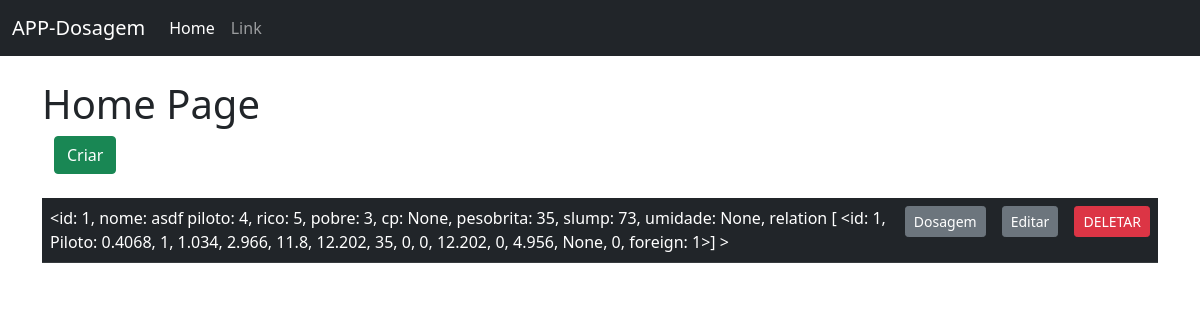
Page /home on the earlier database version.
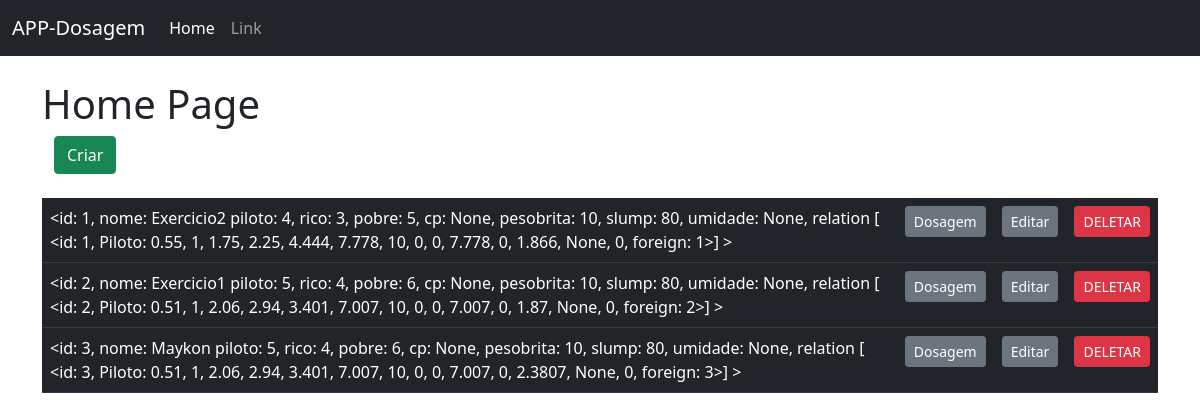
Same page on the later database version.
### hello.py (models this page shows)
class Ensaios(db.Model):
    id = db.Column(db.Integer, primary_key=True)
    nome = db.Column(db.String(30))
    piloto = db.Column(db.Integer)
    rico = db.Column(db.Integer)
    pobre = db.Column(db.Integer)
    cp = db.Column(db.Integer)
    pesobrita = db.Column(db.Integer)
    slump = db.Column(db.Integer)
    umidade = db.Column(db.Integer)
    dosagem_piloto = db.relationship('Dosagem_piloto', backref='ensaio')
    dosagem_rico = db.relationship('Dosagem_rico', backref='ensaio')
    dosagem_pobre = db.relationship('Dosagem_pobre', backref='ensaio')
    cp_piloto = db.relationship('Cp_piloto', backref='ensaio')
    cp_rico = db.relationship('Cp_rico', backref='ensaio')
    cp_pobre = db.relationship('Cp_pobre', backref='ensaio')
    resultados = db.relationship('Resultados', backref='ensaio')
    def __repr__(self):
        return '\n<id: {}, nome: {} piloto: {}, rico: {}, pobre: {}, cp: {}, pesobrita: {}, slump: {}, umidade: {}, relation {} >'.format(self.id, self.nome, self.piloto, self.rico, self.pobre, self.cp, self.pesobrita, self.slump, self.umidade, self.dosagem_piloto)

class Dosagem_piloto(db.Model):
    id = db.Column(db.Integer, primary_key=True)
    alfa = db.Column(db.Integer)
    c_unitario = db.Column(db.Integer)
    a_unitario = db.Column(db.Integer)
    b_unitario = db.Column(db.Integer)
    c_massa = db.Column(db.Integer)
    a_massa = db.Column(db.Integer)
    b_massa = db.Column(db.Integer)
    c_acr = db.Column(db.Integer)
    a_acr= db.Column(db.Integer)
    a_massa_umida = db.Column(db.Integer)
    umidade_agregado = db.Column(db.Integer)
    agua = db.Column(db.Integer)
    agua_cimento = db.Column(db.Integer)
    indice = db.Column(db.Integer)
    ensaio_id = db.Column(db.Integer, db.ForeignKey('ensaios.id'))
    def __repr__(self):
        return '\n<id: {}, Piloto: {}, {}, {}, {}, {}, {}, {}, {}, {}, {}, {}, {}, {}, {}, foreign: {}>'.format(self.id, self.alfa, self.c_unitario, self.a_unitario, self.b_unitario, self.c_massa, self.a_massa, self.b_massa, self.c_acr, self.a_acr, self.a_massa_umida, self.umidade_agregado, self.agua, self.agua_cimento, self.indice, self.ensaio_id)

### hello.py (the view)
@app.route('/')
@app.route('/home')
def home():
    ensaios_registrados = Ensaios.query.all()
    return render_template('home.html', ensaios_registrados=ensaios_registrados)

### templates/home.html
{% extends 'base.html' %}
{% block content %}
<h1>Home Page</h1>
<div class="container">
    <a class="btn btn-success" href="/criar", >Criar</a>
</div>
<br>
<table class="table table-dark table-hover">
<tbody>
{% for i in ensaios_registrados %}
<tr>
    <td>{{ i }}</td>
    <td><a href="/dosagem/{{ i.id }}" class='btn btn-secondary btn-sm'>Dosagem</a></td>
    <td><a href="/editar_ensaio/{{ i.id }}" class='btn btn-secondary btn-sm'>Editar</a></td>
    <td><a href="/home/{{ i.id }}" class="btn btn-danger btn-sm">DELETAR</a></td>
</tr>
{% endfor %}
</tbody>
</table>
{% endblock %}

Differences in the rows shown:
changed Ensaios: id+nome+piloto "<id: 1, nome: asdf piloto: 4, rico: 5, pobre: 3, cp: None, pesobrita: 35, slump: 73, umidade: None, relation [ <id: 1, Piloto: 0.4068, 1, 1.034, 2.966, 11.8, 12.202, 35, 0, 0, 12.202, 0, 4.956, None, 0, foreign: 1>]…" → "<id: 1, nome: Exercicio2 piloto: 4, rico: 3, pobre: 5, cp: None, pesobrita: 10, slump: 80, umidade: None, relation [ <id: 1, Piloto: 0.55, 1, 1.75, 2.25, 4.444, 7.778, 10, 0, 0, 7.778, 0, 1.866, None, 0, foreign: 1>]…"
added Ensaios: id+nome+piloto "<id: 2, nome: Exercicio1 piloto: 5, rico: 4, pobre: 6, cp: None, pesobrita: 10, slump: 80, umidade: None, relation [ <id: 2, Piloto: 0.51, 1, 2.06, 2.94, 3.401, 7.007, 10, 0, 0, 7.007, 0, 1.87, None, 0, foreign: 2>] >"
added Ensaios: id+nome+piloto "<id: 3, nome: Maykon piloto: 5, rico: 4, pobre: 6, cp: None, pesobrita: 10, slump: 80, umidade: None, relation [ <id: 3, Piloto: 0.51, 1, 2.06, 2.94, 3.401, 7.007, 10, 0, 0, 7.007, 0, 2.3807, None, 0, foreign: 3>] >"
